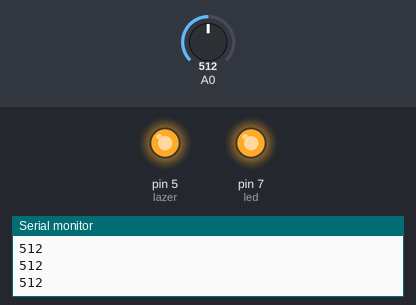
The sketch below on a simulated Arduino Uno, built with avr-gcc and run on an emulated ATmega328P. Shown: output pins drawn as LEDs (lit = HIGH), the last lines printed to the serial monitor. The inputs (shaded band) are chosen by the test bench; at power-on: A0 = 512.

Above: at 1.2 s.
1.3 s: A0 set to 106
2.8 s: A0 set to 89
At 3.5 s:
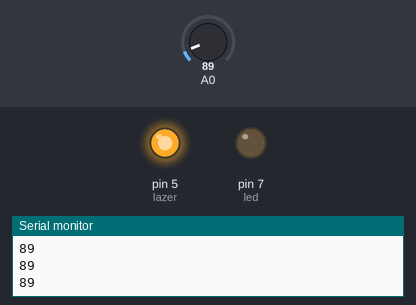
4.3 s: A0 set to 110
At 4.6 s:
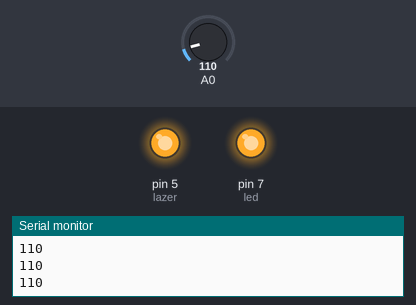
5.8 s: A0 set to 90
At 7.0 s:
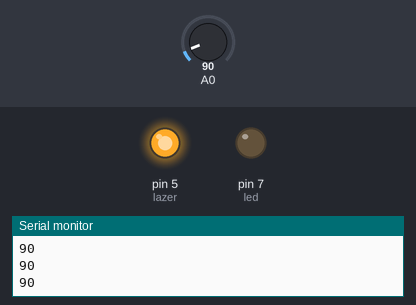
Timing chart, 0 to 8.3 s (numbered marks = the images above; inputs shaded):
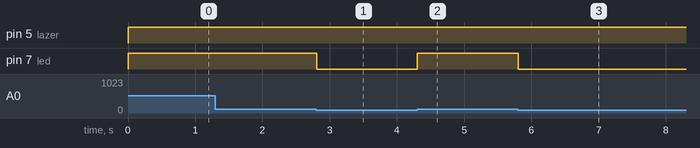

Measured:
- the behaviour switches between 100 and 99 on A0 (found by bisection; images 0 and 1)
- after the input at 2.8 s, pin 7 (led): HIGH → LOW at once
- after the input at 4.3 s, pin 7 (led): LOW → HIGH at once
- after the input at 5.8 s, pin 7 (led): HIGH → LOW at once

The sketch:

PHOTORESISTOR.ino
```cpp
const int lazer = 5;
const int led = 7;

void setup() {
  Serial.begin(9600);
  pinMode(lazer, OUTPUT);
  pinMode(led, OUTPUT);
}

void loop() {
  digitalWrite(lazer, HIGH);
  int val = analogRead(0);
  Serial.println(val);
  if(val >= 100){
    digitalWrite(led, HIGH);
  } else {
    digitalWrite(led, LOW);
  }
}
```
